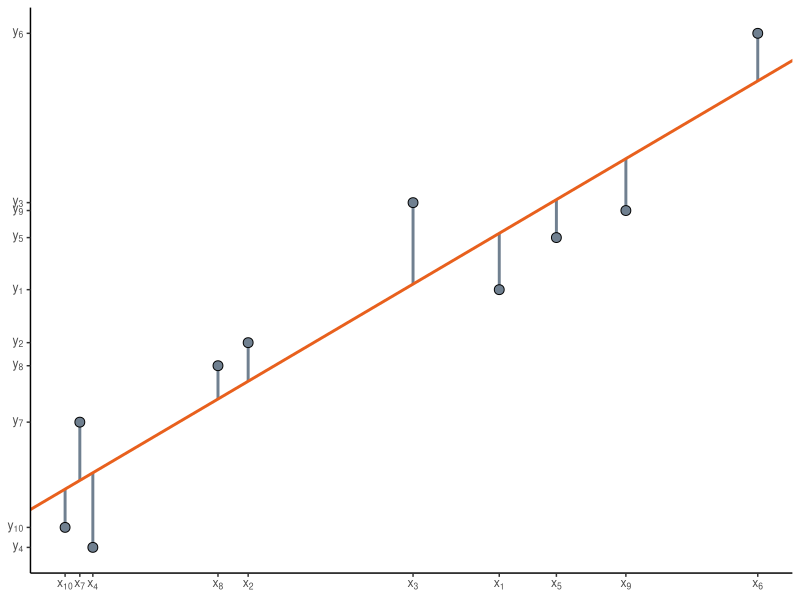

This figure's R source:
## ---- chunk 1
#| eval: true
#| echo: false
#| output: false

library(ggplot2)

opvulkleur <- "#e8601d"
lijnkleur1 <- "darkorchid"
lijnkleur2 <- "red"
lijnkleur3 <- "blue"

## ---- chunk 2
#| code-fold: true
#| warning: false
#| fig.cap: "Lineaire regressie."
#| label: fig-lineair-reg
#| fig.width: 3.5
#| fig.height: 3.5
#| out.width: "50%"

set.seed(885)

a <- 2
b <- 1
x <- runif(10, 0, 4)
y <- a*x + b + rnorm(10)
data <- data.frame(x = x, y = y)

# Doe een lineaire regressie met de gegenereerde data
lin_reg <- lm(y ~ x, data)
# Reken uit wat de geschatte y-waarden zijn volgens de lineaire regressie
y_pred <- predict(lin_reg)

ggplot(data, aes(x = x, y = y)) +
  # Verticale lijnen naar het gemiddelde
  geom_segment(
    aes(
      x = x, xend = x, 
      y = y, yend = y_pred
    ),
    color = "SlateGray",
    linetype = "solid",
    size = 1
  ) +
  # Punten
  geom_point(
    shape = 21, 
    fill = "SlateGray", 
    size = 3
  ) +
  geom_abline(
    intercept = lin_reg$coefficients[1],
    slope = lin_reg$coefficients[2],
    color = opvulkleur,
    size = 1
  ) +
  # y-as labels instellen
  scale_y_continuous(
    breaks = y, 
    limits = c(min(y, y_pred), max(y, y_pred)),
    labels = function(i) parse(text = paste0("y[", seq_along(i), "]"))
  ) +
  # x-as labels instellen
  scale_x_continuous(
    breaks = x,
    labels = function(i) parse(text = paste0("x[", seq_along(i), "]"))
  ) +
  # Geen x-as, geen gridlijnen
  theme_classic() +
  theme(
    axis.title = element_blank(),
    panel.grid.major.x = element_blank(),
    panel.grid.minor.x = element_blank()
  )
